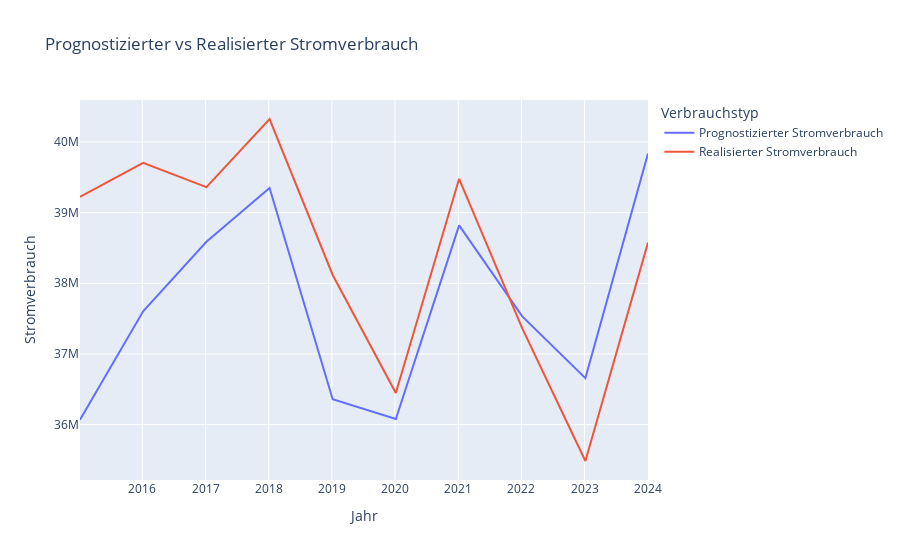

The code cell stored with this chart in its notebook:
### Markdown cell above
## WRONG


 2B Realisierter Verbrauch vs. Realisierte Erzeugung

### Code cell
test_progVSreal_Str_2015_2024 = pd.read_csv("Data/SMARD/test_progVSreal_Str_2015_2024.csv")

import plotly.express as px

# Convert 'Datum' to datetime
test_progVSreal_Str_2015_2024['Datum'] = pd.to_datetime(test_progVSreal_Str_2015_2024['Datum'])

fig = px.line(test_progVSreal_Str_2015_2024, x='Datum', y=['Prognostizierter Stromverbrauch', 'Realisierter Stromverbrauch'], 
              title='Prognostizierter vs Realisierter Stromverbrauch',
              labels={'value': 'Stromverbrauch', 'variable': 'Verbrauchstyp', 'Datum': 'Jahr'},
              hover_data={'Datum': '|%B %d, %Y'})

# Update x axis to show only year
fig.update_xaxes(dtick="M12", tickformat="%Y")

fig.show()

### Figure 1 — Plotly figure (JSON) as saved in the notebook; plotly's stock layout.template omitted (floating-point values rounded to 4 significant figures)
{"data": [{"hovertemplate": "Verbrauchstyp=Prognostizierter Stromverbrauch<br>Jahr=%{x|%B %d, %Y}<br>Stromverbrauch=%{y}<extra></extra>", "legendgroup": "Prognostizierter Stromverbrauch", "line": {"color": "#636efa", "dash": "solid"}, "marker": {"symbol": "circle"}, "mode": "lines", "name": "Prognostizierter Stromverbrauch", "orientation": "v", "showlegend": true, "type": "scatter", "x": ["2015-01-06T00:00:00", "2016-01-06T00:00:00", "2017-01-06T00:00:00", "2018-01-06T00:00:00", "2019-01-06T00:00:00", "2020-01-06T00:00:00", "2021-01-06T00:00:00", "2022-01-06T00:00:00", "2023-01-06T00:00:00", "2024-01-03T00:00:00"], "xaxis": "x", "y": [36070582, 37600000.0, 38590000.0, 39350000.0, 36360000.0, 36080000.0, 38820000.0, 37530000.0, 36658432, 39840000.0], "yaxis": "y"}, {"hovertemplate": "Verbrauchstyp=Realisierter Stromverbrauch<br>Jahr=%{x|%B %d, %Y}<br>Stromverbrauch=%{y}<extra></extra>", "legendgroup": "Realisierter Stromverbrauch", "line": {"color": "#EF553B", "dash": "solid"}, "marker": {"symbol": "circle"}, "mode": "lines", "name": "Realisierter Stromverbrauch", "orientation": "v", "showlegend": true, "type": "scatter", "x": ["2015-01-06T00:00:00", "2016-01-06T00:00:00", "2017-01-06T00:00:00", "2018-01-06T00:00:00", "2019-01-06T00:00:00", "2020-01-06T00:00:00", "2021-01-06T00:00:00", "2022-01-06T00:00:00", "2023-01-06T00:00:00", "2024-01-03T00:00:00"], "xaxis": "x", "y": [39224434, 39703667, 39360000.0, 40324982, 38120000.0, 36447182, 39480000.0, 37360000.0, 35485232, 38580000.0], "yaxis": "y"}], "layout": {"legend": {"title": {"text": "Verbrauchstyp"}, "tracegroupgap": 0}, "title": {"text": "Prognostizierter vs Realisierter Stromverbrauch"}, "xaxis": {"anchor": "y", "domain": [0, 1], "dtick": "M12", "tickformat": "%Y", "title": {"text": "Jahr"}}, "yaxis": {"anchor": "x", "domain": [0, 1], "title": {"text": "Stromverbrauch"}}}}
